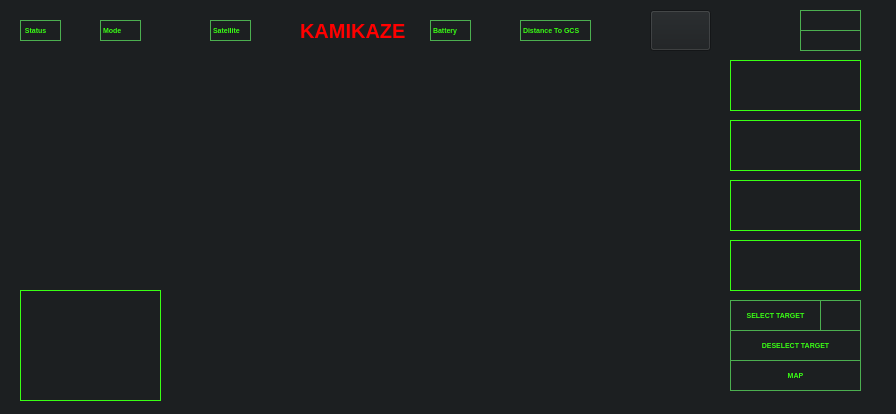
<?xml version="1.0" encoding="UTF-8"?>
<ui version="4.0">
 <class>HelloGui</class>
 <widget class="QWidget" name="HelloGui">
  <property name="geometry">
   <rect>
    <x>0</x>
    <y>0</y>
    <width>896</width>
    <height>414</height>
   </rect>
  </property>
  <property name="windowTitle">
   <string>Form</string>
  </property>
  <property name="layoutDirection">
   <enum>Qt::LeftToRight</enum>
  </property>
  <property name="styleSheet">
   <string notr="true">background-color: #1C1F21;
</string>
  </property>
  <widget class="QLabel" name="label">
   <property name="geometry">
    <rect>
     <x>730</x>
     <y>180</y>
     <width>131</width>
     <height>51</height>
    </rect>
   </property>
   <property name="minimumSize">
    <size>
     <width>0</width>
     <height>0</height>
    </size>
   </property>
   <property name="styleSheet">
    <string notr="true">border: 1px solid #4CAF50;



</string>
   </property>
   <property name="text">
    <string/>
   </property>
  </widget>
  <widget class="QLabel" name="label_3">
   <property name="geometry">
    <rect>
     <x>730</x>
     <y>120</y>
     <width>131</width>
     <height>51</height>
    </rect>
   </property>
   <property name="minimumSize">
    <size>
     <width>0</width>
     <height>0</height>
    </size>
   </property>
   <property name="styleSheet">
    <string notr="true">border: 1px solid #4CAF50;


</string>
   </property>
   <property name="text">
    <string/>
   </property>
  </widget>
  <widget class="QLabel" name="label_4">
   <property name="geometry">
    <rect>
     <x>730</x>
     <y>240</y>
     <width>131</width>
     <height>51</height>
    </rect>
   </property>
   <property name="minimumSize">
    <size>
     <width>0</width>
     <height>0</height>
    </size>
   </property>
   <property name="styleSheet">
    <string notr="true">border: 1px solid #4CAF50;


</string>
   </property>
   <property name="text">
    <string/>
   </property>
  </widget>
  <widget class="QTextBrowser" name="TIME">
   <property name="geometry">
    <rect>
     <x>800</x>
     <y>30</y>
     <width>61</width>
     <height>21</height>
    </rect>
   </property>
   <property name="styleSheet">
    <string notr="true">font-family: 'Orbitron', sans-serif;
color: #39FF14;
font-size: 5pt;
text-align: center; 
border: 1px solid #4CAF50;
font-weight: bold; </string>
   </property>
  </widget>
  <widget class="QTextBrowser" name="DATE">
   <property name="geometry">
    <rect>
     <x>800</x>
     <y>10</y>
     <width>61</width>
     <height>21</height>
    </rect>
   </property>
   <property name="styleSheet">
    <string notr="true">font-family: 'Orbitron', sans-serif;
color: #39FF14;
font-size: 5pt;
text-align: center; 
border: 1px solid #4CAF50;
font-weight: bold; </string>
   </property>
  </widget>
  <widget class="QPushButton" name="pushButton_3">
   <property name="geometry">
    <rect>
     <x>730</x>
     <y>300</y>
     <width>91</width>
     <height>31</height>
    </rect>
   </property>
   <property name="styleSheet">
    <string notr="true">font-family: 'Orbitron', sans-serif;
color: #39FF14;
font-size: 5pt;
text-align: center; 
border: 1px solid #4CAF50;
font-weight: bold; </string>
   </property>
   <property name="text">
    <string>SELECT TARGET</string>
   </property>
  </widget>
  <widget class="QPushButton" name="pushButton">
   <property name="geometry">
    <rect>
     <x>730</x>
     <y>360</y>
     <width>131</width>
     <height>31</height>
    </rect>
   </property>
   <property name="styleSheet">
    <string notr="true">font-family: 'Orbitron', sans-serif;
color: #39FF14;
font-size: 5pt;
text-align: center; 
border: 1px solid #4CAF50;
font-weight: bold; </string>
   </property>
   <property name="text">
    <string>MAP</string>
   </property>
  </widget>
  <widget class="QPushButton" name="pushButton_5">
   <property name="geometry">
    <rect>
     <x>730</x>
     <y>330</y>
     <width>131</width>
     <height>31</height>
    </rect>
   </property>
   <property name="styleSheet">
    <string notr="true">font-family: 'Orbitron', sans-serif;
color: #39FF14;
font-size: 5pt;
text-align: center; 
border: 1px solid #4CAF50;
font-weight: bold; </string>
   </property>
   <property name="text">
    <string>DESELECT TARGET</string>
   </property>
  </widget>
  <widget class="QLabel" name="label_5">
   <property name="geometry">
    <rect>
     <x>20</x>
     <y>20</y>
     <width>41</width>
     <height>21</height>
    </rect>
   </property>
   <property name="styleSheet">
    <string notr="true">font-family: 'Orbitron', sans-serif;
color: #39FF14;
font-size: 5pt;
text-align: center; 
border: 1px solid #4CAF50;
font-weight: bold; </string>
   </property>
   <property name="text">
    <string> Status</string>
   </property>
  </widget>
  <widget class="QLabel" name="label_8">
   <property name="geometry">
    <rect>
     <x>300</x>
     <y>21</y>
     <width>121</width>
     <height>20</height>
    </rect>
   </property>
   <property name="styleSheet">
    <string notr="true">font-family: 'Orbitron', sans-serif;
color: red;
font-size: 15pt;
text-align: center; 

font-weight: bold; </string>
   </property>
   <property name="text">
    <string>KAMIKAZE</string>
   </property>
  </widget>
  <widget class="QWidget" name="webEngineViewPlaceholder" native="true">
   <property name="geometry">
    <rect>
     <x>10</x>
     <y>60</y>
     <width>701</width>
     <height>341</height>
    </rect>
   </property>
   <property name="styleSheet">
    <string notr="true"/>
   </property>
   <widget class="QLabel" name="label_11">
    <property name="geometry">
     <rect>
      <x>0</x>
      <y>0</y>
      <width>711</width>
      <height>341</height>
     </rect>
    </property>
    <property name="minimumSize">
     <size>
      <width>0</width>
      <height>0</height>
     </size>
    </property>
    <property name="styleSheet">
     <string notr="true">border: 1px solid rgba(0, 0, 0, 0); /* Fully transparent border */



</string>
    </property>
    <property name="text">
     <string/>
    </property>
   </widget>
   <widget class="QLabel" name="label_15">
    <property name="geometry">
     <rect>
      <x>260</x>
      <y>100</y>
      <width>111</width>
      <height>31</height>
     </rect>
    </property>
    <property name="styleSheet">
     <string notr="true">font-family: 'Orbitron', sans-serif;
color: #FF000D;
font-size: 12pt;
text-align: center;
font-weight: bold;
background-color: rgba(0,0,0,0);

</string>
    </property>
    <property name="text">
     <string/>
    </property>
   </widget>
   <widget class="QLabel" name="label_16">
    <property name="geometry">
     <rect>
      <x>210</x>
      <y>130</y>
      <width>91</width>
      <height>31</height>
     </rect>
    </property>
    <property name="styleSheet">
     <string notr="true">font-family: 'Orbitron', sans-serif;
color: #FF000D;
font-size: 12pt;
text-align: center;
font-weight: bold;
background-color: rgba(0, 0, 0, 0);

</string>
    </property>
    <property name="text">
     <string/>
    </property>
   </widget>
   <widget class="QLabel" name="label_18">
    <property name="geometry">
     <rect>
      <x>210</x>
      <y>170</y>
      <width>91</width>
      <height>31</height>
     </rect>
    </property>
    <property name="styleSheet">
     <string notr="true">font-family: 'Orbitron', sans-serif;
color: #FF000D;
font-size: 12pt;
text-align: center; 
font-weight: bold; 
background-color: rgba(0,0,0,0);</string>
    </property>
    <property name="text">
     <string/>
    </property>
   </widget>
   <widget class="QLabel" name="label_14">
    <property name="geometry">
     <rect>
      <x>270</x>
      <y>10</y>
      <width>61</width>
      <height>21</height>
     </rect>
    </property>
    <property name="styleSheet">
     <string notr="true">font-family: 'Orbitron', sans-serif;
color: #FF000D;
font-size: 12pt;
text-align: center;
font-weight: bold;
background-color: rgba(0,0,0,0);

</string>
    </property>
    <property name="text">
     <string/>
    </property>
   </widget>
  </widget>
  <widget class="QLabel" name="label_2">
   <property name="geometry">
    <rect>
     <x>730</x>
     <y>60</y>
     <width>131</width>
     <height>51</height>
    </rect>
   </property>
   <property name="minimumSize">
    <size>
     <width>0</width>
     <height>0</height>
    </size>
   </property>
   <property name="styleSheet">
    <string notr="true">border: 1px solid #4CAF50;


</string>
   </property>
   <property name="text">
    <string/>
   </property>
  </widget>
  <widget class="QLabel" name="label_12">
   <property name="geometry">
    <rect>
     <x>480</x>
     <y>20</y>
     <width>31</width>
     <height>21</height>
    </rect>
   </property>
   <property name="styleSheet">
    <string notr="true">font-family: 'Orbitron', sans-serif;
color: #39FF14;
font-size: 5pt;
text-align: center; 

font-weight: bold; </string>
   </property>
   <property name="text">
    <string/>
   </property>
  </widget>
  <widget class="QLabel" name="label_13">
   <property name="geometry">
    <rect>
     <x>150</x>
     <y>20</y>
     <width>51</width>
     <height>21</height>
    </rect>
   </property>
   <property name="styleSheet">
    <string notr="true">font-family: 'Orbitron', sans-serif;
color: #39FF14;
font-size: 5pt;
text-align: center; 

font-weight: bold; </string>
   </property>
   <property name="text">
    <string/>
   </property>
  </widget>
  <widget class="QLabel" name="label_17">
   <property name="geometry">
    <rect>
     <x>260</x>
     <y>20</y>
     <width>31</width>
     <height>21</height>
    </rect>
   </property>
   <property name="styleSheet">
    <string notr="true">font-family: 'Orbitron', sans-serif;
color: #39FF14;
font-size: 5pt;
text-align: center; 

font-weight: bold; </string>
   </property>
   <property name="text">
    <string/>
   </property>
  </widget>
  <widget class="QWidget" name="webEngineViewPlaceholder_2" native="true">
   <property name="geometry">
    <rect>
     <x>20</x>
     <y>290</y>
     <width>141</width>
     <height>111</height>
    </rect>
   </property>
   <property name="styleSheet">
    <string notr="true">border: 1px solid #39FF14;</string>
   </property>
  </widget>
  <widget class="QPushButton" name="pushButton_40">
   <property name="geometry">
    <rect>
     <x>730</x>
     <y>180</y>
     <width>131</width>
     <height>51</height>
    </rect>
   </property>
   <property name="styleSheet">
    <string notr="true">font-family: 'Orbitron', sans-serif;
color: #39FF14;
font-size: 10pt;
text-align: center; 
border: 1px solid #39FF14;
font-weight: bold; 
background-color: rbga(0,0,0,0);</string>
   </property>
   <property name="text">
    <string/>
   </property>
  </widget>
  <widget class="QPushButton" name="pushButton_41">
   <property name="geometry">
    <rect>
     <x>730</x>
     <y>60</y>
     <width>131</width>
     <height>51</height>
    </rect>
   </property>
   <property name="styleSheet">
    <string notr="true">font-family: 'Orbitron', sans-serif;
color: #39FF14;
font-size: 10pt;
text-align: center; 
border: 1px solid #39FF14;
font-weight: bold; 
background-color: rbga(0,0,0,0);</string>
   </property>
   <property name="text">
    <string/>
   </property>
  </widget>
  <widget class="QPushButton" name="pushButton_42">
   <property name="geometry">
    <rect>
     <x>730</x>
     <y>120</y>
     <width>131</width>
     <height>51</height>
    </rect>
   </property>
   <property name="styleSheet">
    <string notr="true">font-family: 'Orbitron', sans-serif;
color: #39FF14;
font-size: 10pt;
text-align: center; 
border: 1px solid #39FF14;
font-weight: bold; 
background-color: rbga(0,0,0,0);</string>
   </property>
   <property name="text">
    <string/>
   </property>
  </widget>
  <widget class="QPushButton" name="pushButton_43">
   <property name="geometry">
    <rect>
     <x>730</x>
     <y>240</y>
     <width>131</width>
     <height>51</height>
    </rect>
   </property>
   <property name="styleSheet">
    <string notr="true">font-family: 'Orbitron', sans-serif;
color: #39FF14;
font-size: 10pt;
text-align: center; 
border: 1px solid #39FF14;
font-weight: bold; 
background-color: rbga(0,0,0,0);</string>
   </property>
   <property name="text">
    <string/>
   </property>
  </widget>
  <widget class="QLabel" name="label_23">
   <property name="geometry">
    <rect>
     <x>600</x>
     <y>20</y>
     <width>31</width>
     <height>21</height>
    </rect>
   </property>
   <property name="styleSheet">
    <string notr="true">font-family: 'Orbitron', sans-serif;
color: #39FF14;
font-size: 5pt;
text-align: center; 

font-weight: bold; </string>
   </property>
   <property name="text">
    <string/>
   </property>
  </widget>
  <widget class="QLabel" name="label_19">
   <property name="geometry">
    <rect>
     <x>30</x>
     <y>80</y>
     <width>141</width>
     <height>31</height>
    </rect>
   </property>
   <property name="styleSheet">
    <string notr="true">font-family: 'Orbitron', sans-serif;
color: #4CAF50;
font-size: 14pt;
text-align: center; 

background-color: rbga(0,0,0,0);
font-weight: bold; </string>
   </property>
   <property name="text">
    <string/>
   </property>
  </widget>
  <widget class="QLabel" name="label_20">
   <property name="geometry">
    <rect>
     <x>730</x>
     <y>70</y>
     <width>31</width>
     <height>21</height>
    </rect>
   </property>
   <property name="styleSheet">
    <string notr="true">font-family: 'Orbitron', sans-serif;
color: #39FF14;
font-size: 5pt;
text-align: center; 

font-weight: bold; </string>
   </property>
   <property name="text">
    <string>Front</string>
   </property>
  </widget>
  <widget class="QLabel" name="label_21">
   <property name="geometry">
    <rect>
     <x>730</x>
     <y>130</y>
     <width>21</width>
     <height>21</height>
    </rect>
   </property>
   <property name="styleSheet">
    <string notr="true">font-family: 'Orbitron', sans-serif;
color: #39FF14;
font-size: 5pt;
text-align: center; 

font-weight: bold; </string>
   </property>
   <property name="text">
    <string>Back</string>
   </property>
  </widget>
  <widget class="QPushButton" name="pushButton_2">
   <property name="geometry">
    <rect>
     <x>650</x>
     <y>10</y>
     <width>61</width>
     <height>41</height>
    </rect>
   </property>
   <property name="layoutDirection">
    <enum>Qt::RightToLeft</enum>
   </property>
   <property name="autoFillBackground">
    <bool>false</bool>
   </property>
   <property name="styleSheet">
    <string notr="true"/>
   </property>
   <property name="text">
    <string/>
   </property>
   <property name="iconSize">
    <size>
     <width>77</width>
     <height>60</height>
    </size>
   </property>
  </widget>
  <widget class="QTextEdit" name="textEdit">
   <property name="geometry">
    <rect>
     <x>820</x>
     <y>300</y>
     <width>41</width>
     <height>31</height>
    </rect>
   </property>
   <property name="styleSheet">
    <string notr="true">font-family: 'Orbitron', sans-serif;
color: #39FF14;
font-size: 5pt;
text-align: center; 
border: 1px solid #4CAF50;
font-weight: bold; </string>
   </property>
  </widget>
  <widget class="QLabel" name="label_6">
   <property name="geometry">
    <rect>
     <x>100</x>
     <y>20</y>
     <width>41</width>
     <height>21</height>
    </rect>
   </property>
   <property name="styleSheet">
    <string notr="true">font-family: 'Orbitron', sans-serif;
color: #39FF14;
font-size: 5pt;
text-align: center; 
border: 1px solid #4CAF50;
font-weight: bold; </string>
   </property>
   <property name="text">
    <string>Mode</string>
   </property>
  </widget>
  <widget class="QLabel" name="label_25">
   <property name="geometry">
    <rect>
     <x>210</x>
     <y>20</y>
     <width>41</width>
     <height>21</height>
    </rect>
   </property>
   <property name="styleSheet">
    <string notr="true">font-family: 'Orbitron', sans-serif;
color: #39FF14;
font-size: 5pt;
text-align: center; 
border: 1px solid #4CAF50;
font-weight: bold; </string>
   </property>
   <property name="text">
    <string>Satellite</string>
   </property>
  </widget>
  <widget class="QLabel" name="label_26">
   <property name="geometry">
    <rect>
     <x>430</x>
     <y>20</y>
     <width>41</width>
     <height>21</height>
    </rect>
   </property>
   <property name="styleSheet">
    <string notr="true">font-family: 'Orbitron', sans-serif;
color: #39FF14;
font-size: 5pt;
text-align: center; 
border: 1px solid #4CAF50;
font-weight: bold; </string>
   </property>
   <property name="text">
    <string>Battery</string>
   </property>
  </widget>
  <widget class="QLabel" name="label_27">
   <property name="geometry">
    <rect>
     <x>520</x>
     <y>20</y>
     <width>71</width>
     <height>21</height>
    </rect>
   </property>
   <property name="styleSheet">
    <string notr="true">font-family: 'Orbitron', sans-serif;
color: #39FF14;
font-size: 5pt;
text-align: center; 
border: 1px solid #4CAF50;
font-weight: bold; </string>
   </property>
   <property name="text">
    <string>Distance To GCS</string>
   </property>
  </widget>
  <zorder>label_3</zorder>
  <zorder>label_4</zorder>
  <zorder>label</zorder>
  <zorder>pushButton</zorder>
  <zorder>label_5</zorder>
  <zorder>label_8</zorder>
  <zorder>label_2</zorder>
  <zorder>webEngineViewPlaceholder</zorder>
  <zorder>label_12</zorder>
  <zorder>label_13</zorder>
  <zorder>label_17</zorder>
  <zorder>webEngineViewPlaceholder_2</zorder>
  <zorder>pushButton_40</zorder>
  <zorder>pushButton_43</zorder>
  <zorder>label_23</zorder>
  <zorder>label_19</zorder>
  <zorder>label_20</zorder>
  <zorder>label_21</zorder>
  <zorder>pushButton_2</zorder>
  <zorder>DATE</zorder>
  <zorder>TIME</zorder>
  <zorder>pushButton_3</zorder>
  <zorder>pushButton_5</zorder>
  <zorder>textEdit</zorder>
  <zorder>label_6</zorder>
  <zorder>label_25</zorder>
  <zorder>label_26</zorder>
  <zorder>label_27</zorder>
  <zorder>pushButton_41</zorder>
  <zorder>pushButton_42</zorder>
 </widget>
 <resources/>
 <connections/>
</ui>
